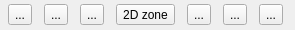
<?xml version="1.0" encoding="UTF-8"?>
<ui version="4.0">
 <class>PointPropertiesDlg</class>
 <widget class="QDialog" name="PointPropertiesDlg">
  <property name="geometry">
   <rect>
    <x>0</x>
    <y>0</y>
    <width>295</width>
    <height>30</height>
   </rect>
  </property>
  <property name="windowTitle">
   <string>Points Properties</string>
  </property>
  <layout class="QHBoxLayout">
   <property name="leftMargin">
    <number>2</number>
   </property>
   <property name="topMargin">
    <number>2</number>
   </property>
   <property name="rightMargin">
    <number>2</number>
   </property>
   <property name="bottomMargin">
    <number>2</number>
   </property>
   <item>
    <widget class="QToolButton" name="pointPropertiesButton">
     <property name="toolTip">
      <string comment="Display selected point properties">Select one point and display its information</string>
     </property>
     <property name="statusTip">
      <string comment="Display selected point properties">Select one point and display its information</string>
     </property>
     <property name="text">
      <string notr="true">...</string>
     </property>
     <property name="icon">
      <iconset resource="../icons.qrc">
       <normaloff>:/CC/images/smallPointProperties.png</normaloff>:/CC/images/smallPointProperties.png</iconset>
     </property>
    </widget>
   </item>
   <item>
    <widget class="QToolButton" name="pointPointDistanceButton">
     <property name="toolTip">
      <string comment="Compute point to point distance">Select 2 points and display segment information (length, etc.)</string>
     </property>
     <property name="statusTip">
      <string comment="Compute point to point distance">Select 2 points and display segment information (length, etc.)</string>
     </property>
     <property name="whatsThis">
      <string/>
     </property>
     <property name="text">
      <string notr="true">...</string>
     </property>
     <property name="icon">
      <iconset resource="../icons.qrc">
       <normaloff>:/CC/images/smallPointDistance.png</normaloff>:/CC/images/smallPointDistance.png</iconset>
     </property>
    </widget>
   </item>
   <item>
    <widget class="QToolButton" name="pointsAngleButton">
     <property name="toolTip">
      <string>Select 3 points and display corresponding triangle information</string>
     </property>
     <property name="statusTip">
      <string>Select 3 points and display corresponding triangle information</string>
     </property>
     <property name="text">
      <string notr="true">...</string>
     </property>
     <property name="icon">
      <iconset resource="../icons.qrc">
       <normaloff>:/CC/images/smallPointsAngle.png</normaloff>:/CC/images/smallPointsAngle.png</iconset>
     </property>
    </widget>
   </item>
   <item>
    <widget class="QToolButton" name="rectZoneToolButton">
     <property name="toolTip">
      <string>Define a rectangular 2D label</string>
     </property>
     <property name="statusTip">
      <string>Define a rectangular 2D label</string>
     </property>
     <property name="text">
      <string>2D zone</string>
     </property>
     <property name="icon">
      <iconset resource="../icons.qrc">
       <normaloff>:/CC/images/smallRectangleSelect.png</normaloff>:/CC/images/smallRectangleSelect.png</iconset>
     </property>
    </widget>
   </item>
   <item>
    <widget class="QToolButton" name="saveLabelButton">
     <property name="toolTip">
      <string>Save current label (added to cloud children)</string>
     </property>
     <property name="statusTip">
      <string>Save current label (added to cloud children)</string>
     </property>
     <property name="text">
      <string notr="true">...</string>
     </property>
     <property name="icon">
      <iconset resource="../icons.qrc">
       <normaloff>:/CC/images/ccSave.png</normaloff>:/CC/images/ccSave.png</iconset>
     </property>
    </widget>
   </item>
   <item>
    <widget class="QToolButton" name="razButton">
     <property name="text">
      <string notr="true">...</string>
     </property>
     <property name="icon">
      <iconset resource="../icons.qrc">
       <normaloff>:/CC/images/smallReset.png</normaloff>:/CC/images/smallReset.png</iconset>
     </property>
    </widget>
   </item>
   <item>
    <widget class="QToolButton" name="closeButton">
     <property name="text">
      <string notr="true">...</string>
     </property>
     <property name="icon">
      <iconset resource="../icons.qrc">
       <normaloff>:/CC/images/smallCancel.png</normaloff>:/CC/images/smallCancel.png</iconset>
     </property>
    </widget>
   </item>
  </layout>
 </widget>
 <resources>
  <include location="../icons.qrc"/>
  <include location="../icons.qrc"/>
 </resources>
 <connections/>
</ui>
